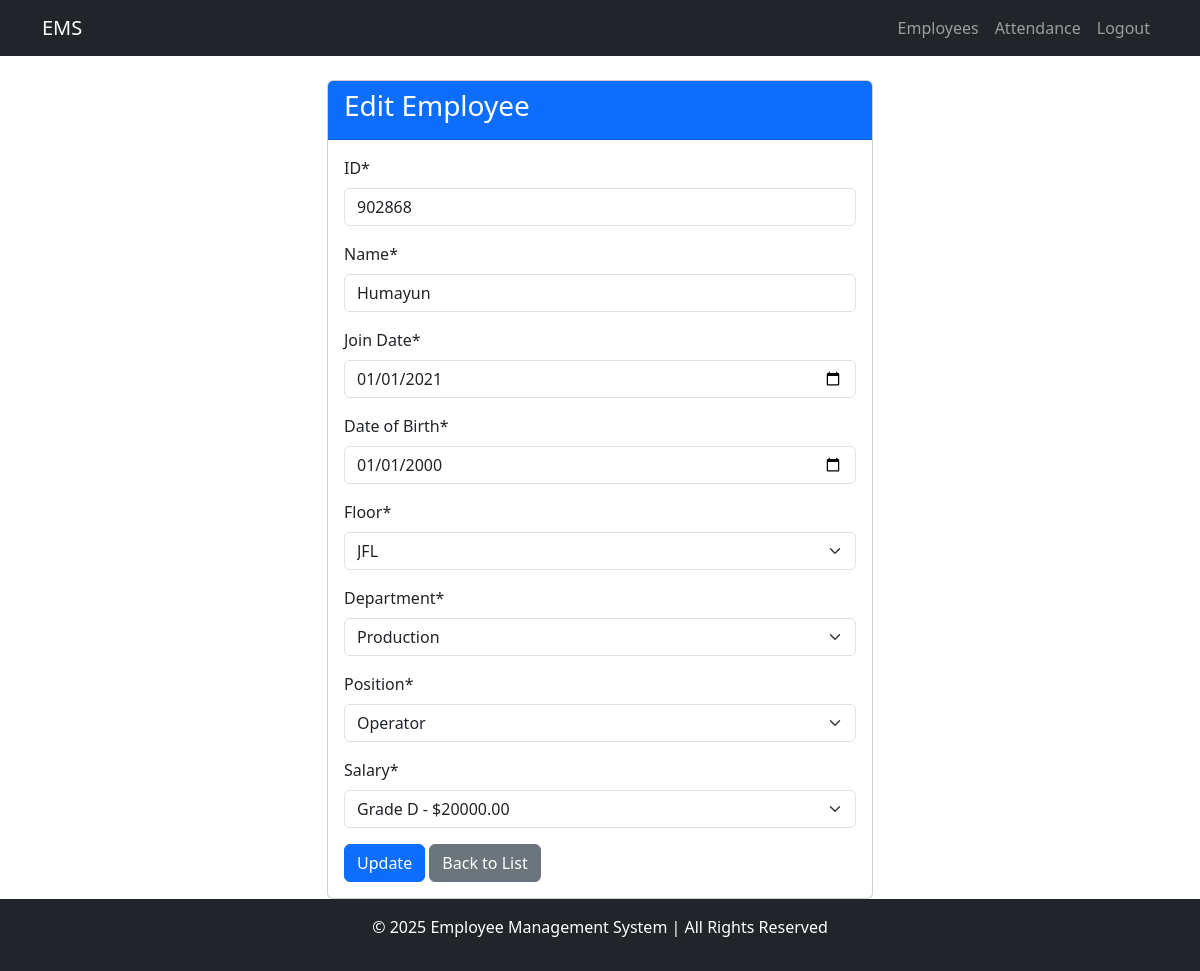
The app's page /employee/edit/3/ (signed in) with its own data.
### employees/models.py (models this page shows, shortened)
class Employee(models.Model):
    user = models.OneToOneField(User, on_delete=models.CASCADE, null=True, blank=True)
    employee_id = models.CharField(max_length=20)
    name = models.CharField(max_length=255)
    join_date = models.DateField()
    date_of_birth = models.DateField()
    floor = models.ForeignKey(Floor, on_delete=models.SET_NULL, null=True)
    department = models.ForeignKey(Department, on_delete=models.SET_NULL, null=True)
    position = models.ForeignKey(Position, on_delete=models.SET_NULL, null=True)
    salary = models.ForeignKey(Salary, on_delete=models.SET_NULL, null=True)

class Floor(models.Model):
    name = models.CharField(max_length=100, unique=True)
    def __str__(self):
        return self.name

class Department(models.Model):
    name = models.CharField(max_length=100, unique=True)
    description = models.TextField(blank=True, null=True)
    def __str__(self):
        return self.name

### employees/views.py (the view)
# urls.py: path("employee/edit/<int:employee_id>/", views.employee_edit, name="employee_edit"),
@login_required
def employee_edit(request, employee_id):
    employee = get_object_or_404(Employee, pk=employee_id)
    if request.method == "POST":
        form = EmployeeForm(request.POST, instance=employee)
        if form.is_valid():
            form.save()
            messages.success(request, "Employee updated successfully!")
            return redirect('employee_detail', employee_id=employee.id)
    else:
        form = EmployeeForm(instance=employee)
    return render(request, 'employees/edit.html', {'form': form})

### employees/forms.py
class EmployeeForm(forms.ModelForm):
    class Meta:
        model = Employee
        fields = ["employee_id","name", 'join_date', 'date_of_birth', 'floor', 'department', 'position', 'salary']
        labels = {
            "employee_id": 'ID',
            "name": "Name",
            "join_date": "Join Date",
            "date_of_birth": "Date of Birth",
            "floor": "Floor",
            "department": "Department",
            "position": "Position",
            "salary": "Salary",
        }
        widgets = {
            "name": forms.TextInput(attrs={"class": "form-control", "placeholder": "Name"}),
            "join_date": forms.DateInput(attrs={"class": "form-control", "type": "date"}),
            "date_of_birth": forms.DateInput(attrs={"class": "form-control", "type": "date"}),
            "floor": forms.Select(attrs={"class": "form-control"}),
            "department": forms.Select(attrs={"class": "form-control"}),
            "position": forms.Select(attrs={"class": "form-control"}),
            "salary": forms.Select(attrs={"class": "form-control"}),
        }

### employees/models.py (called while the page is built)
    def __str__(self):
        return f"{self.get_grade_display()} - ${self.amount}"

    def __str__(self):
        return self.title

### employees/templates/employees/edit.html (shortened to what this page needs)
{% extends "base.html" %}
{% load crispy_forms_tags %}
{% block content %}
<div class="row justify-content-center">
    <div class="col-md-6">
        <div class="card">
            <div class="card-header bg-primary text-white">
                <h3 class="card-title">Edit Employee</h3>
            </div>
            <div class="card-body">
                <form method="post">
                    {{ form|crispy }}
                    <button type="submit" class="btn btn-primary">Update</button>
                    <a href="{% url 'employee_view' %}" class="btn btn-secondary">Back to List</a>
                </form>
            </div>
        </div>
    </div>
</div>
{% endblock %}

### templates/base.html (style rules this page uses)
html, body { height: 100%; margin: 0; }
body { display: flex; flex-direction: column; }

### records on screen
Employee: employee_id "902868", name "Humayun", join_date "01/01/2021", date_of_birth "01/01/2000", floor "JFL", department "Production", position "Operator", salary "Grade D - $20000.00"
